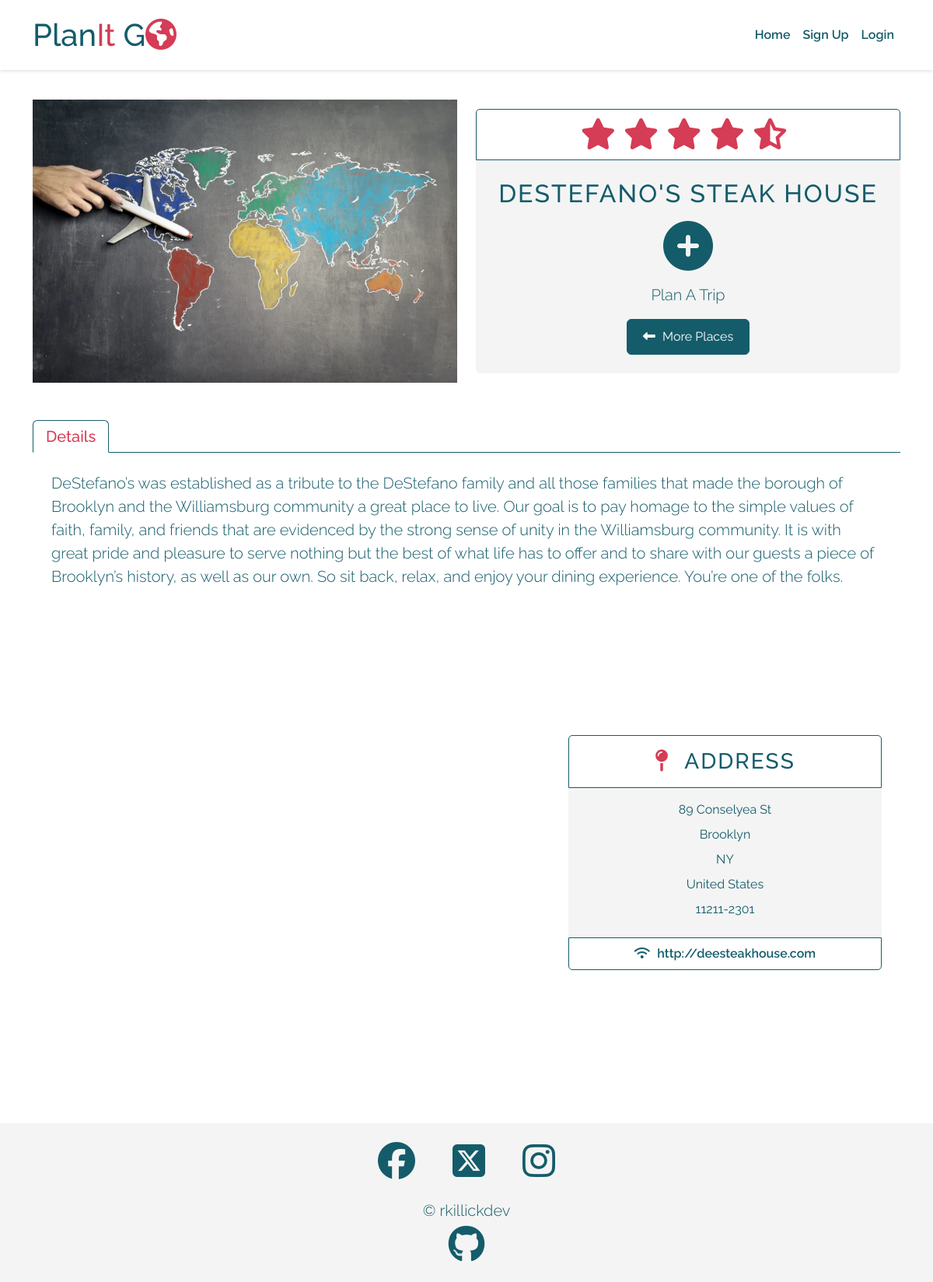
Screenshot of /places/destefanos-steak-house/446 with the database file from the repository.
### places/models.py (models this page shows, shortened)
class Place(models.Model):
    location = models.ForeignKey(
        Location, on_delete=models.CASCADE, related_name="places"
    )
    venue_id = models.CharField(max_length=50, unique=True)
    type = models.CharField(max_length=150, null=True)
    category = models.CharField(max_length=150)
    sub_categories = models.JSONField(null=True, blank=True)
    name = models.CharField(max_length=50)
    slug = models.SlugField(max_length=50)
    location_string = models.CharField(max_length=150, null=True)
    description = models.TextField(null=True)
    image = models.CharField(max_length=150, default="placeholder")
    ranking_position = models.IntegerField(null=True)
    rating = models.FloatField(null=True)
    phone = models.CharField(max_length=50, null=True)
    address = models.JSONField()
    latitude = models.DecimalField(max_digits=10, decimal_places=8)
    longitude = models.DecimalField(max_digits=11, decimal_places=8)
    website = models.CharField(max_length=200, null=True)
    ranking_string = models.CharField(max_length=150, null=True)
    created_on = models.DateTimeField(auto_now_add=True)
    approved = models.BooleanField(default=True)
    class Meta:
        ordering = ["-ranking_position"]

### places/views.py (the view)
class PlaceBrowseDetail(DetailView):
    model = Place
    template_name = "places/browse_detail.html"
    def get_context_data(self, **kwargs):
        context = super(PlaceBrowseDetail, self).get_context_data(**kwargs)
        place = get_object_or_404(Place, id=self.object.id)
        context["g_maps_api_key"] = os.environ.get("GOOGLE_MAPS_API_KEY")
        context["reviews"] = place.reviews.filter(approved=True).order_by(
            "created_on"
        )
        context["images"] = place.images.filter(approved=True).order_by(
            "created_on"
        )
        return context

### places/templates/places/browse_detail.html (shortened to what this page needs)
{% extends "base.html" %}
{% block content %}
{% include 'includes/place_summary.html' %}
{% include 'includes/single_place_info.html' %}
{% endblock %}
{% block extras %}
{% load static %}
{% endblock extras %}

### templates/includes/place_summary.html
<section class="place-summary mt-7 mb-5">
  <div class="container">
    <div class="row flex-wrap-reverse gy-4">
      <div class="col-lg-6 d-flex flex-column justify-content-center align-items-center">
        <div class="image-container">
          <img src="{{ place.image }}"
               alt="{{ place.name }}"
               class="img-fluid">
        </div>
      </div>
      <div class="col-lg-6 d-flex flex-column justify-content-center">
        <div class="card border-0 bg-secondary">
          <div class="card-header bg-light border text-center display-6">
            <span data-place_rating="{{ place.rating }}"
                  id="stars">
            </span>
          </div>
          <div class="text-container p-4 d-flex flex-column justify-content-between text-center">
            <h2 class="card-title mb-3">{{ place.name }}</h2>
            {% if request.resolver_match.url_name == 'place_detail' %}
              {% include 'includes/place_toggle.html' %}
            {% elif request.user.is_staff %}
              {% include 'includes/place_staff_approve_toggle.html' %}
            {% else %}
            <div class="d-flex flex-column justify-content-center">
              <a href="{% url 'trip_list' %}"
                 class="mb-3"
                 aria-labelledby="plan-trip-label">
                <i class="fa-solid fa-circle-plus fa-4x link-transform"></i>
              </a>
              <p id="plan-trip-label"
                 class="lead fw-light">Plan A Trip</p>
            </div>
            {% endif %}
            <div class="justify-content-center">
              <a href="{% if request.resolver_match.url_name == 'place_detail' %} {% url 'trip_detail' trip.slug trip.id %}#trip-recommendations {% else %} {% url 'place_list' place.location.id place.location.slug %} {% endif %}"
                 class="btn btn-dark button-link">
                <span><i class="fa-solid fa-left-long"></i>&ensp;</span>{% if request.resolver_match.url_name == 'place_detail' %}Your Trip{% else %}More Places{% endif %}
              </a>
            </div>
          </div>
        </div>
      </div>
    </div>
  </div>
</section>

### templates/includes/single_place_info.html (shortened to what this page needs)
{% load static %}
<section class="place-info mb-5">
  <div class="container">
    <nav>
      <div class="nav nav-tabs h5"
           id="nav-tab"
           role="tablist">
        <button class="nav-link active"
                id="nav-details-tab"
                data-bs-toggle="tab"
                data-bs-target="#nav-details"
                type="button"
                role="tab"
                aria-controls="nav-details"
                aria-selected="true">Details
        </button>
      </div>
    </nav>
    <div class="tab-content"
         id="nav-tabContent">
      <div class="tab-pane fade show active"
           id="nav-details"
           role="tabpanel"
           aria-labelledby="nav-details-tab">
        <div class="row">
          <div class="col-12">
            <div class="text-container p-4">
              <p class="lead">{{ place.description }}</p>
            </div>
          </div>
        </div>
        <div class="row mb-5">
          <div class="col-lg-7">
            <div class="map-container px-4">
              <div id="map"></div>
            </div>
          </div>
          <div class="col-lg-5">
            <div class="text-container p-4 d-flex flex-column justify-content-center h-100 mb-5 text-center">
              <div class="card border-0 bg-secondary">
                <div class="card-header border bg-light">
                  <h3 class="m-0 py-2">
                    <span><i class="fa-solid fa-map-pin text-primary"></i>&ensp;</span>Address
                  </h3>
                </div>
                <div class="card-body place-address">
                  <ul class="m-0">
                    {% for key, value in place.address.items %}
                      {% if value and not value == "" %}
                        <li class="pb-2">{{ value }}</li>
                      {% endif %}
                    {% endfor %}
                  </ul>
                </div>
                <div class="card-footer border bg-light fw-semibold {% if place.website == None %} d-none {% else %} d-block {% endif %}">
                  <a href="{{ place.website }}"
                     class="link-transform"
                     target="_blank"
                     rel="noopener"
                     aria-label="Visit the website for {{ place.name }} (opens in a new tab)">
                    <span><i class="fa-solid fa-wifi"></i>&ensp;</span>{{ place.website }}
                  </a>
                </div>
              </div>
            </div>
          </div>
        </div>
      </div>
    </div>
  </div>
</section>

### static/css/styles.css (style rules this page uses)
* { box-sizing: border-box; padding: 0; margin: 0; }
a { text-decoration: none; color: inherit; }
ul { list-style-type: none; }
h2, h3, h4 { text-transform: uppercase; letter-spacing: 2px; }
.btn-dark { --bs-btn-hover-color:var(--bs-light); }
.button-link { width: fit-content; }
.link-transform { transition: all 0.15s ease; }
#map { height: 600px; }
.place-address ul { padding: 0; }

### rows the page displays
Place: name "DESTEFANO'S STEAK HOUSE", description "DeStefano’s was established as a tribute to the DeStefano family and all those families that made the borough of Brooklyn and the Williamsburg community a great place to live. Our goal is to pay homage to the simple values of faith, family, and friends that are evidenced by the strong sense of unity in the Williamsburg community. It is with great pride and pleasure to serve nothing but the best of what life has to offer and to share with our guests a piece of Brooklyn’s history, as well as our own. So sit back, relax, and enjoy your dining experience. You’re one of the folks.", website "http://deesteakhouse.com"

### other values shown
{{ value }} "89 Conselyea St" "Brooklyn" "NY" "United States" "11211-2301"
